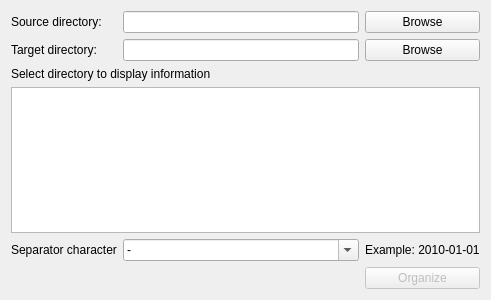
<?xml version="1.0" encoding="UTF-8"?>
<ui version="4.0">
 <class>Form</class>
 <widget class="QWidget" name="Form">
  <property name="geometry">
   <rect>
    <x>0</x>
    <y>0</y>
    <width>491</width>
    <height>300</height>
   </rect>
  </property>
  <property name="windowTitle">
   <string>Form</string>
  </property>
  <layout class="QGridLayout" name="gridLayout">
   <item row="1" column="2">
    <widget class="QPushButton" name="btn_browse_target_dir">
     <property name="text">
      <string>Browse</string>
     </property>
    </widget>
   </item>
   <item row="0" column="1">
    <widget class="QLineEdit" name="edit_src_dir">
     <property name="readOnly">
      <bool>true</bool>
     </property>
    </widget>
   </item>
   <item row="7" column="1">
    <widget class="QComboBox" name="cmb_separator">
     <property name="editable">
      <bool>true</bool>
     </property>
     <item>
      <property name="text">
       <string>-</string>
      </property>
     </item>
     <item>
      <property name="text">
       <string>_</string>
      </property>
     </item>
    </widget>
   </item>
   <item row="2" column="0" colspan="2">
    <widget class="QLabel" name="lbl_dir_info">
     <property name="text">
      <string>Select directory to display information</string>
     </property>
    </widget>
   </item>
   <item row="0" column="2">
    <widget class="QPushButton" name="btn_browse_src_dir">
     <property name="text">
      <string>Browse</string>
     </property>
    </widget>
   </item>
   <item row="0" column="0">
    <widget class="QLabel" name="lb_src_dir">
     <property name="text">
      <string>Source directory:</string>
     </property>
    </widget>
   </item>
   <item row="9" column="1">
    <spacer name="verticalSpacer">
     <property name="orientation">
      <enum>Qt::Vertical</enum>
     </property>
     <property name="sizeHint" stdset="0">
      <size>
       <width>20</width>
       <height>40</height>
      </size>
     </property>
    </spacer>
   </item>
   <item row="1" column="0">
    <widget class="QLabel" name="lbl_target_dir">
     <property name="text">
      <string>Target directory:</string>
     </property>
    </widget>
   </item>
   <item row="9" column="2">
    <widget class="QPushButton" name="btn_organize_files">
     <property name="enabled">
      <bool>false</bool>
     </property>
     <property name="text">
      <string>Organize</string>
     </property>
    </widget>
   </item>
   <item row="7" column="0">
    <widget class="QLabel" name="lbl_separator_char">
     <property name="text">
      <string>Separator character</string>
     </property>
    </widget>
   </item>
   <item row="5" column="0" rowspan="2" colspan="3">
    <widget class="QListWidget" name="list_files"/>
   </item>
   <item row="1" column="1">
    <widget class="QLineEdit" name="edit_target_dir">
     <property name="readOnly">
      <bool>true</bool>
     </property>
    </widget>
   </item>
   <item row="7" column="2">
    <widget class="QLabel" name="lbl_example">
     <property name="text">
      <string>Example: 2010-01-01</string>
     </property>
    </widget>
   </item>
  </layout>
 </widget>
 <resources/>
 <connections/>
</ui>
